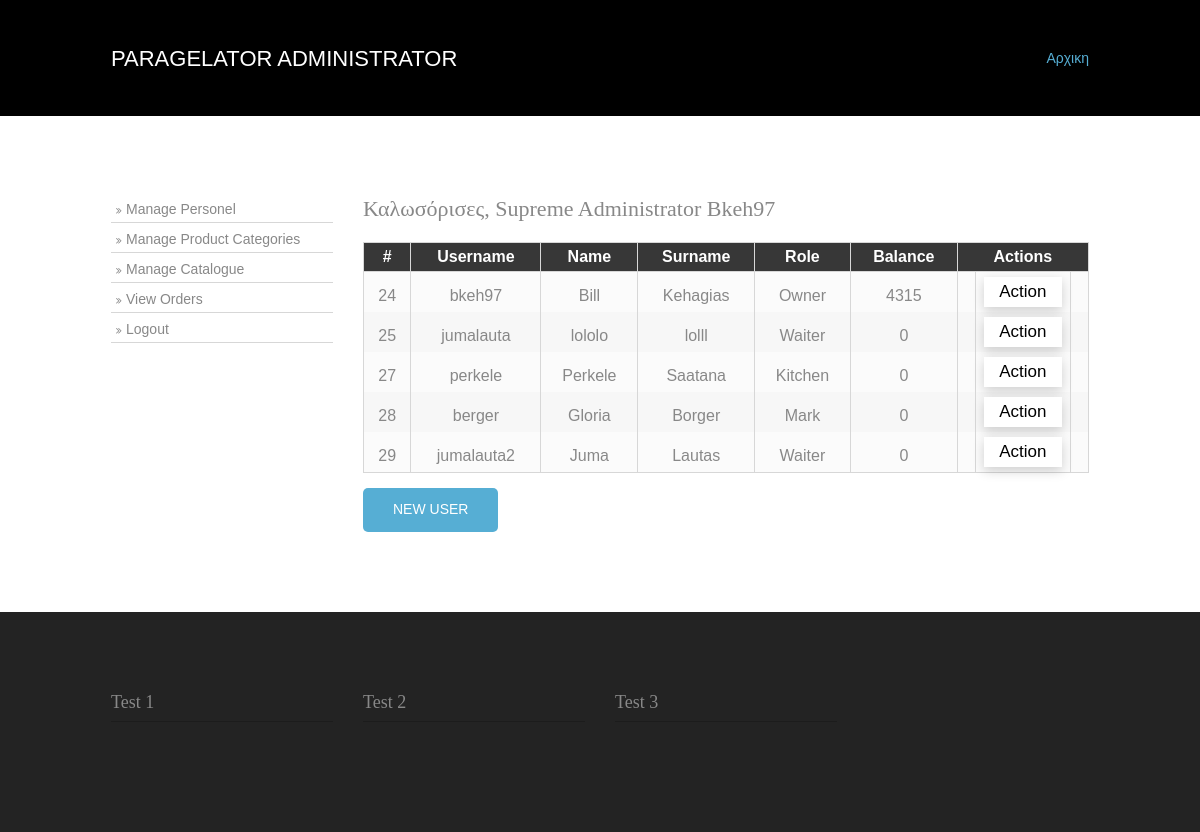
The page /index.php?disp_id=umanage (signed in) on the database its author committed.
### tables this page shows
CREATE TABLE IF NOT EXISTS `users` (
  `user_id` int(11) NOT NULL AUTO_INCREMENT,
  `surname` varchar(250) NOT NULL,
  `name` varchar(250) NOT NULL,
  `username` varchar(250) NOT NULL,
  `password` varchar(250) NOT NULL,
  `role_id` int(11) NOT NULL,
  `balance` float NOT NULL DEFAULT '0',
  PRIMARY KEY (`user_id`),
  KEY `role_id` (`role_id`) USING BTREE
);

### pages/umanage.php (the view, shortened to what this page needs)
<div>
	<table class="table table-condensed">
                                <thead>
                                    <tr>
										<th>#</th>
                                        <th>Username</th>
                                        <th>Name</th>
										<th>Surname</th>
                                        <th>Role</th>
										<th>Balance</th>
										<th>Actions</th>
                                    </tr>
                                </thead>
								<tbody>
								<?php
											$sql = "SELECT * FROM users ORDER BY user_id ASC";
											$result = $conn->query($sql);
											if ($result->num_rows > 0) {
												while($row = $result->fetch_assoc()) {
												$rolenu = $row['role_id'];
												if ($rolenu == 0){
													$rolena = 'Owner';
												}else if ($rolenu == 1){
													$rolena = 'Waiter';
												}else if ($rolenu == 2){
													$rolena = 'Kitchen';
												}else if ($rolenu == 3){
													$rolena = 'Mark';
												}else
								?>
                                    <tr align="center" >
										<td><?php echo $row['user_id']; ?></td>
										<td><?php echo $row['username']; ?></td>
                                        <td><?php echo $row['name']; ?></td>
                                        <td><?php echo mb_strimwidth($row['surname'], 0, 50, "..."); ?></td>
                                        <td><?php echo mb_strimwidth($rolena, 0, 50, "..."); ?></td>
										<td><?php echo mb_strimwidth($row['balance'], 0, 50, "..."); ?></td>
										<td class="dropdown" align="center">
										  <button class="dropbtn">Action</button>
										</td>
                                    </tr>
								<?php
												}
											} else {
												echo "0 results";
											}
								?>
									</tbody>
                            </table>
							<a class="btn" onclick="document.getElementById('modal-wrapper').style.display='block'">New User</a>
</div>

### layout/styles/layout.css (style rules this page uses)
table, th, td { border:1px solid; border-collapse:collapse; vertical-align:top; }
table, th { table-layout:auto; }
table { width:100%; margin-bottom:15px; }
th, td { padding:5px 8px; }
td { border-width:0 1px; }
body { color:#888888; background-color:#1C1C1C; }
a { color:#56AED4; }
.btn { color:#FFFFFF; background-color:#56AED4; }
table, th, td, #comments .avatar, #comments input, #comments textarea { border-color:#D7D7D7; }
th { color:#FFFFFF; background-color:#373737; }
tr, #comments li, #comments input[type="submit"], #comments input[type="reset"] { color:inherit; background-color:#FBFBFB; }
tr:nth-child(even), #comments li:nth-child(even) { color:inherit; background-color:#F7F7F7; }

### layout/styles/login.css (style rules this page uses)
* { margin:0px; padding:0px; font-family:Helvetica, Arial, sans-serif; }
button { background-color: #4CAF50; color: white; padding: 14px 20px; margin: 8px 26px; border: none; cursor: pointer; width: 90%; font-size:20px; }
.dropbtn { background-color: #FFFFFF; margin: auto; display: inline-block; color: black; padding: 0px 15px; width: auto; height: 30px; font-size: 17px; border: none; cursor: pointer; -webkit-box-shadow: 0 4px 12px rgba(0, 0, 0, .175); box-shadow: 0 4px 12px rgba(0, 0, 0, .175); }
.dropdown { position: relative; display: inline-block; }
td:not(.dropdown) { padding-top: 2%; }

### layout/styles/framework.css (style rules this page uses)
html { overflow-y:scroll; overflow-x:hidden; }
html, body { margin:0; padding:0; font-size:14px; line-height:1.6em; }
*, *::before, *::after { box-sizing:border-box; }
.btn { display:inline-block; padding:10px 30px 12px; text-transform:uppercase; border-radius:5px; }
a { outline:none; text-decoration:none; }
body, input, textarea, select { font-family:Verdana, Geneva, sans-serif; }
label, input, textarea, select, button { display:block; resize:none; outline:none; color:inherit; font-size:inherit; font-family:inherit; vertical-align:middle; }

### rows shown on the page
users: user_id "24", username "bkeh97", name "Bill", surname "Kehagias", role "Owner", balance "4315"
users: user_id "25", username "jumalauta", name "lololo", surname "lolll", role "Waiter", balance "0"
users: user_id "27", username "perkele", name "Perkele", surname "Saatana", role "Kitchen", balance "0"
users: user_id "28", username "berger", name "Gloria", surname "Borger", role "Mark", balance "0"
users: user_id "29", username "jumalauta2", name "Juma", surname "Lautas", role "Waiter", balance "0"

### other values the page prints
$_SESSION['loggedin'] "Bkeh97"
